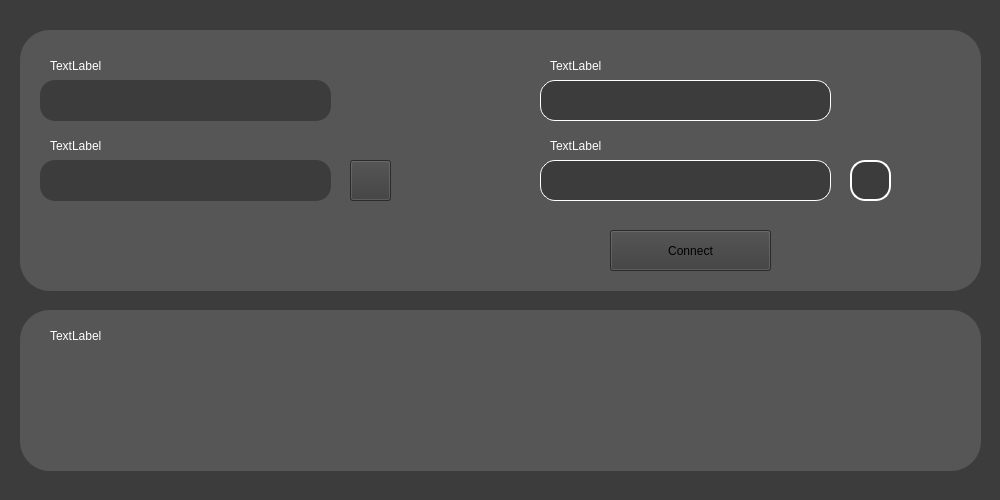
<?xml version="1.0" encoding="UTF-8"?>
<ui version="4.0">
 <class>Form</class>
 <widget class="QWidget" name="Form">
  <property name="geometry">
   <rect>
    <x>0</x>
    <y>0</y>
    <width>1000</width>
    <height>500</height>
   </rect>
  </property>
  <property name="windowTitle">
   <string>Form</string>
  </property>
  <property name="styleSheet">
   <string notr="true">background-color : #3c3c3c</string>
  </property>
  <widget class="QLabel" name="bgGridUp">
   <property name="geometry">
    <rect>
     <x>20</x>
     <y>30</y>
     <width>961</width>
     <height>261</height>
    </rect>
   </property>
   <property name="styleSheet">
    <string notr="true">background-color : #565656; border-radius: 30px;</string>
   </property>
   <property name="text">
    <string/>
   </property>
  </widget>
  <widget class="QLabel" name="userIdLabel">
   <property name="geometry">
    <rect>
     <x>40</x>
     <y>80</y>
     <width>291</width>
     <height>41</height>
    </rect>
   </property>
   <property name="styleSheet">
    <string notr="true">border-radius: 15px;</string>
   </property>
   <property name="text">
    <string/>
   </property>
  </widget>
  <widget class="QLabel" name="userPwLabel">
   <property name="geometry">
    <rect>
     <x>40</x>
     <y>160</y>
     <width>291</width>
     <height>41</height>
    </rect>
   </property>
   <property name="styleSheet">
    <string notr="true">border-radius: 15px;</string>
   </property>
   <property name="text">
    <string/>
   </property>
  </widget>
  <widget class="QPushButton" name="connecButton">
   <property name="geometry">
    <rect>
     <x>610</x>
     <y>230</y>
     <width>161</width>
     <height>41</height>
    </rect>
   </property>
   <property name="cursor">
    <cursorShape>OpenHandCursor</cursorShape>
   </property>
   <property name="styleSheet">
    <string notr="true">border-radius: 15px; border: 2px  solid; border-color: white;
font: 15pt &quot;Questrial&quot;; color: white;

QPushButton::hover{
	background-color : white;
	color : #333333
}</string>
   </property>
   <property name="text">
    <string>Connect</string>
   </property>
  </widget>
  <widget class="QLineEdit" name="hostIdLineEdit">
   <property name="geometry">
    <rect>
     <x>540</x>
     <y>80</y>
     <width>291</width>
     <height>41</height>
    </rect>
   </property>
   <property name="styleSheet">
    <string notr="true">QLineEdit{
	border-radius: 15px;
	border: 1px solid;
	border-color: white;
}</string>
   </property>
  </widget>
  <widget class="QPushButton" name="hostSHPw">
   <property name="geometry">
    <rect>
     <x>850</x>
     <y>160</y>
     <width>41</width>
     <height>41</height>
    </rect>
   </property>
   <property name="styleSheet">
    <string notr="true">border-radius: 15px; border: 2px  solid; border-color: white</string>
   </property>
   <property name="text">
    <string/>
   </property>
  </widget>
  <widget class="QPushButton" name="userSHPw">
   <property name="geometry">
    <rect>
     <x>350</x>
     <y>160</y>
     <width>41</width>
     <height>41</height>
    </rect>
   </property>
   <property name="styleSheet">
    <string notr="true">border-radius: 15px; border: 2px  solid; border-color: white;

QPushButton::hover
{
	background-color : white;
	color : #333333;
}</string>
   </property>
   <property name="text">
    <string/>
   </property>
  </widget>
  <widget class="QLineEdit" name="hostPwLineEdit">
   <property name="geometry">
    <rect>
     <x>540</x>
     <y>160</y>
     <width>291</width>
     <height>41</height>
    </rect>
   </property>
   <property name="styleSheet">
    <string notr="true">border-radius: 15px; border: 1px solid; border-color: white;</string>
   </property>
  </widget>
  <widget class="QLabel" name="label">
   <property name="geometry">
    <rect>
     <x>50</x>
     <y>50</y>
     <width>261</width>
     <height>31</height>
    </rect>
   </property>
   <property name="styleSheet">
    <string notr="true">QLabel{
	background-color : none;
	font : 13pt &quot;Questrial&quot; ;
	color : white;
}</string>
   </property>
   <property name="text">
    <string>TextLabel</string>
   </property>
  </widget>
  <widget class="QLabel" name="label_2">
   <property name="geometry">
    <rect>
     <x>50</x>
     <y>130</y>
     <width>261</width>
     <height>31</height>
    </rect>
   </property>
   <property name="styleSheet">
    <string notr="true">QLabel{
	background-color : none;
	font : 13pt &quot;Questrial&quot; ;
	color : white;
}</string>
   </property>
   <property name="text">
    <string>TextLabel</string>
   </property>
  </widget>
  <widget class="QLabel" name="label_3">
   <property name="geometry">
    <rect>
     <x>550</x>
     <y>130</y>
     <width>261</width>
     <height>31</height>
    </rect>
   </property>
   <property name="styleSheet">
    <string notr="true">QLabel{
	background-color : none;
	font : 13pt &quot;Questrial&quot; ;
	color : white;
}</string>
   </property>
   <property name="text">
    <string>TextLabel</string>
   </property>
  </widget>
  <widget class="QLabel" name="label_4">
   <property name="geometry">
    <rect>
     <x>550</x>
     <y>50</y>
     <width>261</width>
     <height>31</height>
    </rect>
   </property>
   <property name="styleSheet">
    <string notr="true">QLabel{
	background-color : none;
	font : 13pt &quot;Questrial&quot; ;
	color : white;
}</string>
   </property>
   <property name="text">
    <string>TextLabel</string>
   </property>
  </widget>
  <widget class="QLabel" name="bgGridUp_2">
   <property name="geometry">
    <rect>
     <x>20</x>
     <y>310</y>
     <width>961</width>
     <height>161</height>
    </rect>
   </property>
   <property name="styleSheet">
    <string notr="true">background-color : #565656; border-radius: 30px;</string>
   </property>
   <property name="text">
    <string/>
   </property>
  </widget>
  <widget class="QLabel" name="label_5">
   <property name="geometry">
    <rect>
     <x>50</x>
     <y>320</y>
     <width>261</width>
     <height>31</height>
    </rect>
   </property>
   <property name="styleSheet">
    <string notr="true">QLabel{
	background-color : none;
	font : 13pt &quot;Questrial&quot; ;
	color : white;
}</string>
   </property>
   <property name="text">
    <string>TextLabel</string>
   </property>
  </widget>
 </widget>
 <resources/>
 <connections/>
</ui>
